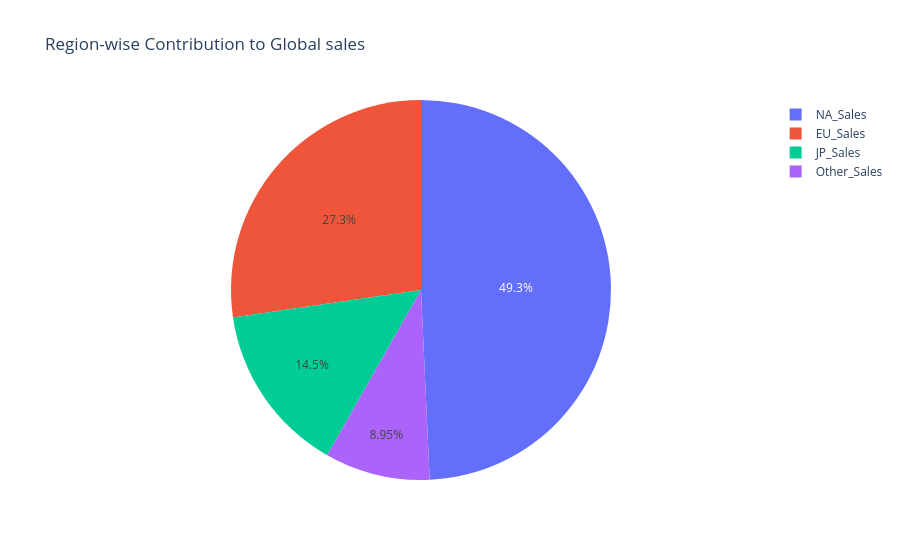

Source (notebook cell):
### Code cell
import plotly.express as px
fig = px.pie(values = regional_sales.values,names = regional_sales.index, title = "Region-wise Contribution to Global sales")
fig.show()

### Figure 1 — Plotly figure (JSON) as saved in the notebook; plotly's stock layout.template omitted (floating-point values rounded to 4 significant figures)
{"data": [{"domain": {"x": [0, 1], "y": [0, 1]}, "hovertemplate": "label=%{label}<br>value=%{value}<extra></extra>", "labels": ["NA_Sales", "EU_Sales", "JP_Sales", "Other_Sales"], "legendgroup": "", "name": "", "showlegend": true, "type": "pie", "values": [4393.0, 2434.0, 1291.0, 797.7]}], "layout": {"legend": {"tracegroupgap": 0}, "title": {"text": "Region-wise Contribution to Global sales"}}}
